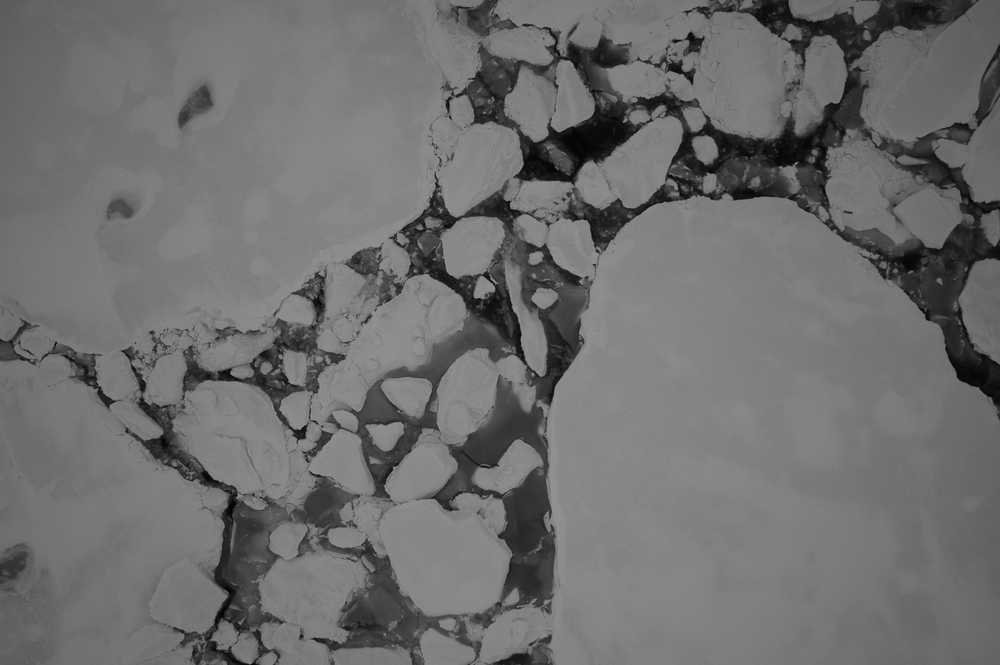
#> input picture simple-segmentation-and-fsd-scripts/images/images/ice1.png, 1000 x 665 px, shrunk from 3008 x 2000 before the run
$ python -i fsd_helper.py   (imports and definitions only)
#> lines starting #> are read from the running program, lines starting #| are printed output that depends on the picture; after the words box and inside, x2 and y2 are one past the last pixel; in counts of white or black regions, pixels touching at a corner belong together
## This script contains the functions necessary to get the FSD from an image.
## The number of bins can be specified by setting num_bins. The default is num_bins = 15.
## The floe size distribution can be computed using effective floe radius or floe area. The default is radius.

import numpy as np
import skimage
from skimage import io
from skimage.measure import label, regionprops, regionprops_table
from skimage.segmentation import clear_border, expand_labels
from skimage.color import label2rgb
import scipy
from PIL import Image

def segmentation(image_path, num_erosions = 5, diameter_threshold = 800, connectivity = 1, disk_size = 2):
    '''
    input: raw image
    output: segmented image

    This function segments images of ice floes. We make use of skimage.filters.threshold_otsu,
    skimage.morphology.binary_erosion, and skimage.morphology.diameter_closing. Erosional steps
    help to distinguish ice floes from on another. The high diameter threshold fills melt ponds.
    The disk size is a parameter in the erosion and the connectivity is a parameter in the hole
    filling. For the helicopter photos from HOTRAX 2005, these defaults worked well, but playing
    with them might result in more accurate segmentations.
    '''
#> called with image_path = 'images/images/ice1.png', num_erosions = 5, diameter_threshold = 800, connectivity = 1, disk_size = 2
    # Get image.
    im = io.imread(image_path)
#> im is the input picture: shape (665, 1000); min 2, max 154, mean 110

    # Make sure image is grayscale.
    if (np.array(im)).ndim == 3:
        im = skimage.color.rgb2gray(im)

    # Threshold.
    threshold = skimage.filters.threshold_otsu(im)
#> threshold = 86
    simple_threshold = (im < threshold)
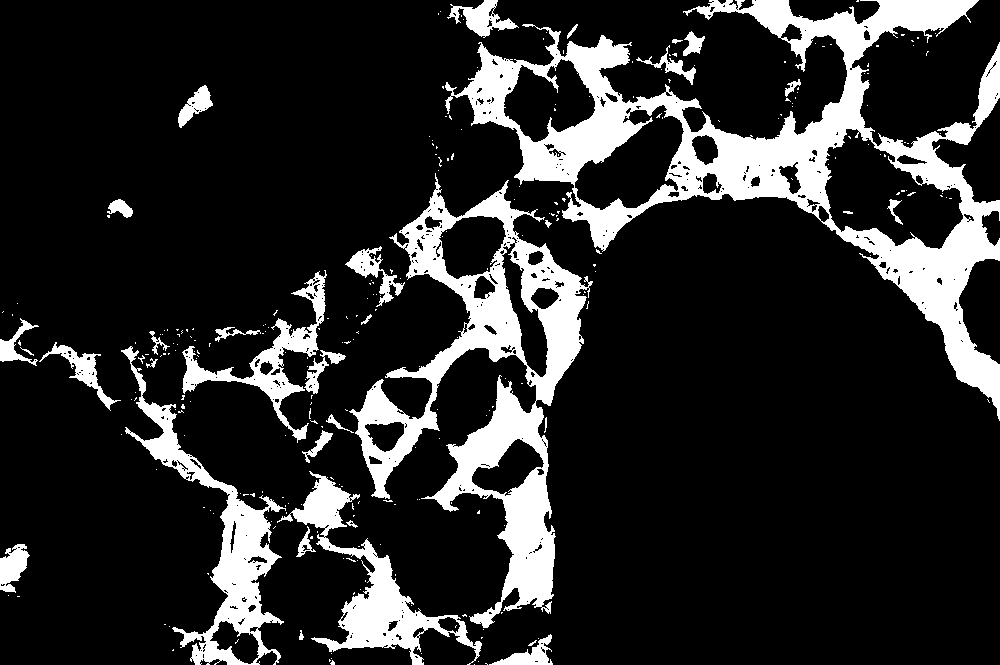
#> simple_threshold: shape (665, 1000) bool; 16.4% white; 281 white regions (246 under 20 px), largest, box (x1, y1, x2, y2) and area: (445, 0, 1000, 421) 47951, (349, 173, 593, 628) 29279, (121, 346, 286, 665) 9773
    simple_threshold = 1 - simple_threshold

    # Erode.
    i = 0
    eroded_threshold = simple_threshold
    while i < num_erosions:
        eroded_threshold = skimage.morphology.binary_erosion(eroded_threshold, skimage.morphology.disk(disk_size))
        i+=1
#> this loop made 5 passes
#> pass 1, in segmentation, `eroded_threshold = skimage.morphology.binary_erosion(eroded_threshold,..`:
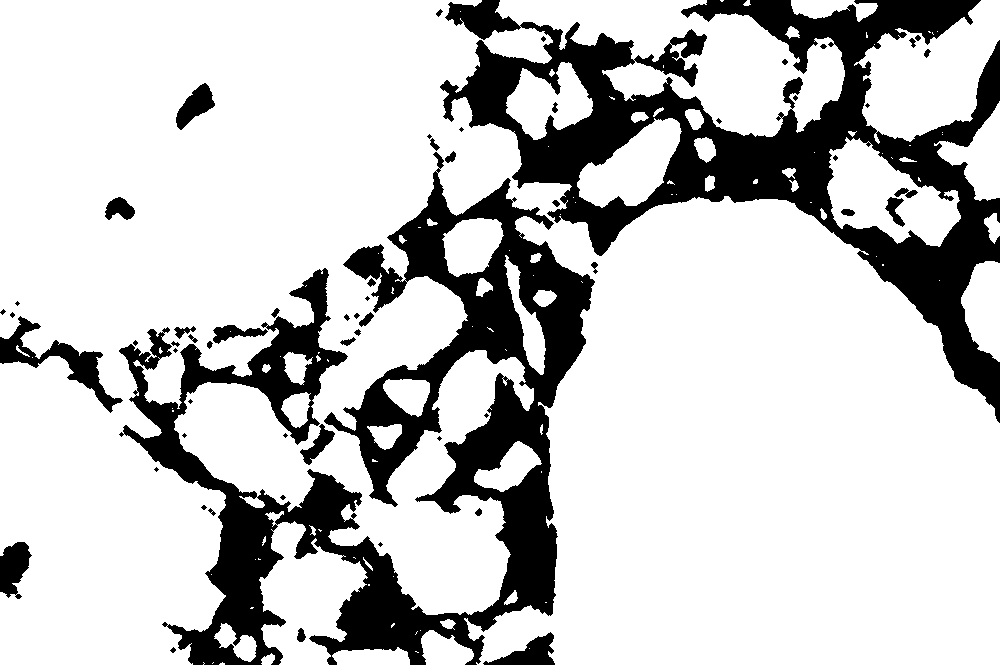
#> eroded_threshold: shape (665, 1000) bool; 78.2% white; 60 black regions (22 under 20 px), largest, box (x1, y1, x2, y2) and area: (119, 152, 595, 665) 72336, (440, 0, 1000, 423) 63071, (0, 316, 123, 413) 2688
#> pass 2, in segmentation, `eroded_threshold = skimage.morphology.binary_erosion(eroded_threshold,..`:
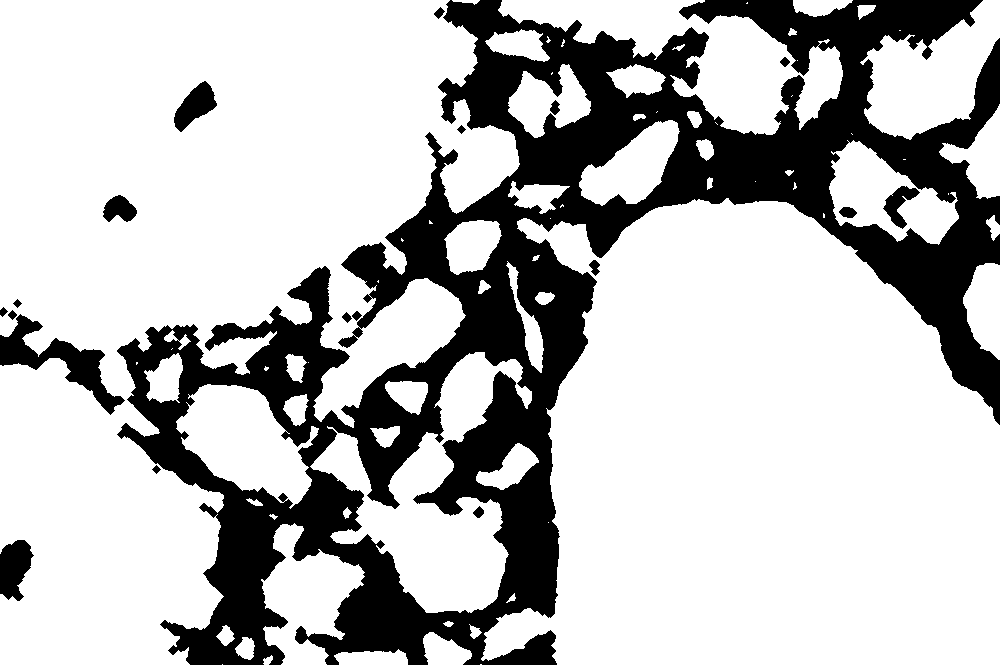
#> eroded_threshold: shape (665, 1000) bool; 74.1% white; 19 black regions, largest, box (x1, y1, x2, y2) and area: (117, 0, 1000, 665) 164188, (0, 314, 125, 415) 3503, (0, 540, 34, 601) 1433
#> pass 3, in segmentation, `eroded_threshold = skimage.morphology.binary_erosion(eroded_threshold,..`:
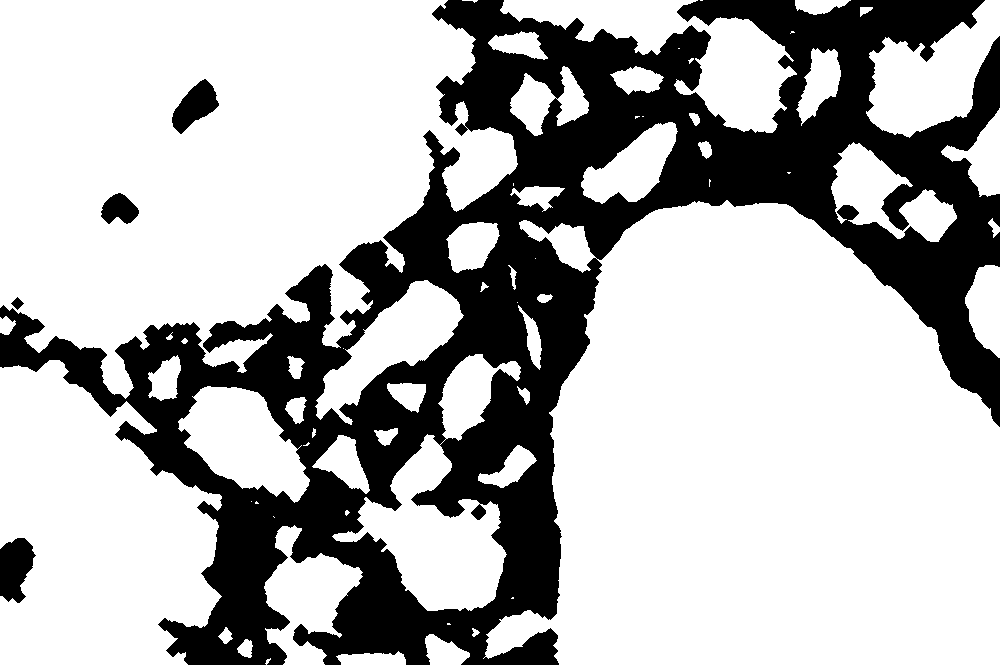
#> eroded_threshold: shape (665, 1000) bool; 70.5% white; 5 black regions, box (x1, y1, x2, y2) and area: (0, 0, 1000, 665) 192543, (0, 538, 36, 603) 1653, (172, 79, 219, 134) 1364, (101, 193, 139, 224) 788, (11, 297, 24, 310) 85
#> after the loop:
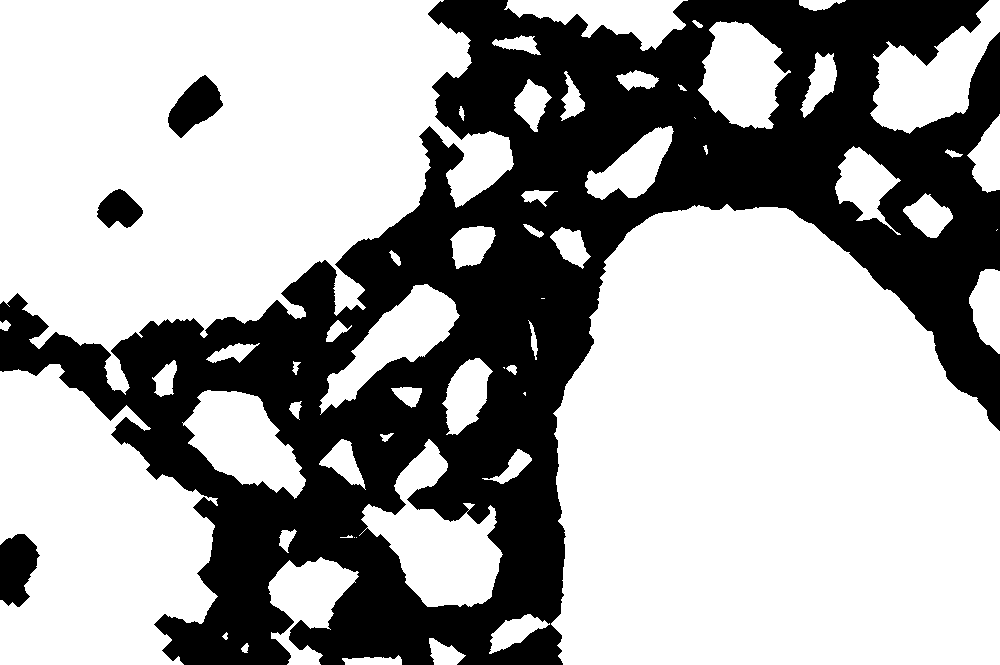
#> eroded_threshold: shape (665, 1000) bool; 64.3% white; 4 black regions, box (x1, y1, x2, y2) and area: (0, 0, 1000, 665) 231976, (0, 534, 40, 607) 2105, (168, 75, 223, 138) 1892, (97, 189, 143, 228) 1184
#> after the loop, i = 5

    # Fill holes and ponds.
    segmented_im = skimage.morphology.diameter_closing(eroded_threshold, diameter_threshold = diameter_threshold, connectivity = connectivity)
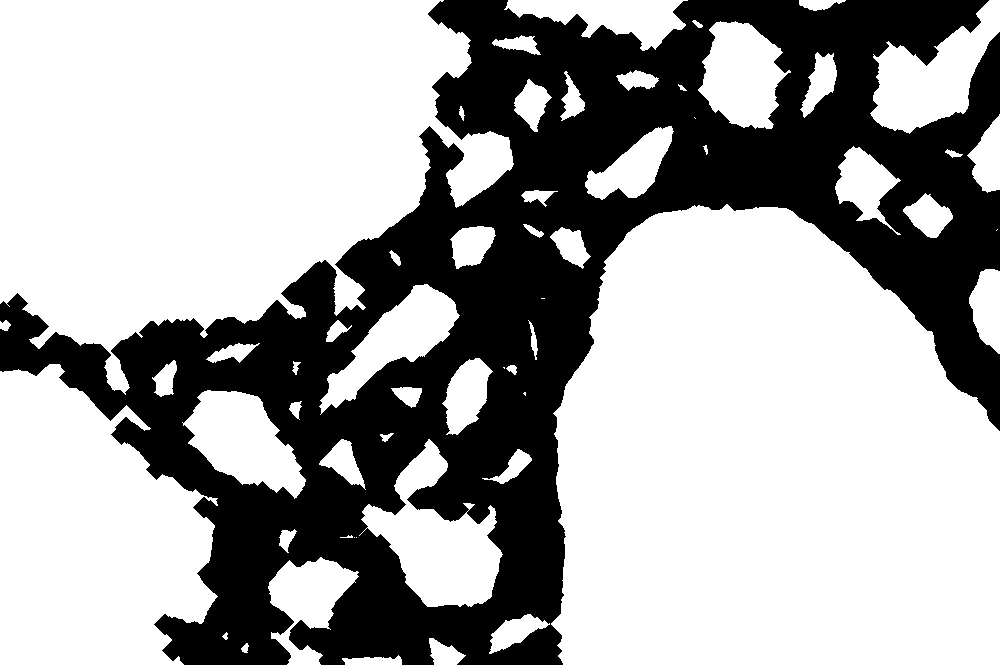
#> segmented_im: shape (665, 1000) bool; 65.1% white; 1 black region, box (x1, y1, x2, y2) and area: (0, 0, 1000, 665) 231976

    # Return segmentation.
    return segmented_im

# [67 lines left out: function FSD, not called in this run]

>>> result = segmentation('images/images/ice1.png')

$ run again, on simple-segmentation-and-fsd-scripts/images/images/ice10.png
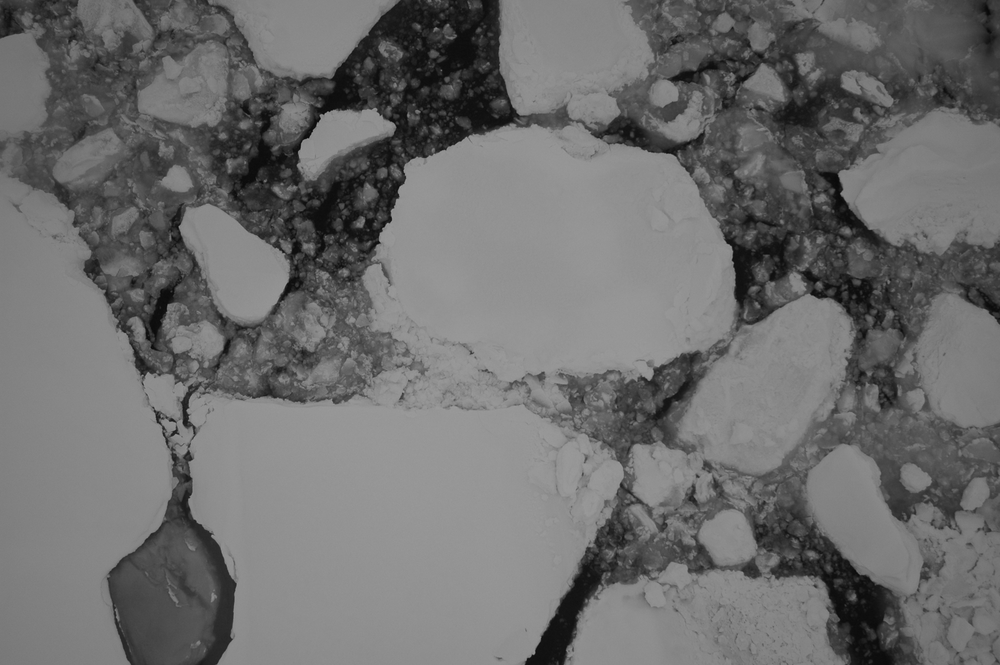
#> input picture simple-segmentation-and-fsd-scripts/images/images/ice10.png, 1000 x 665 px, shrunk from 3008 x 2000 before the run
#> in segmentation, im is the input picture: shape (665, 1000); min 6, max 159, mean 109
#> threshold = 99
#> in segmentation, `simple_threshold = (im < threshold)`:
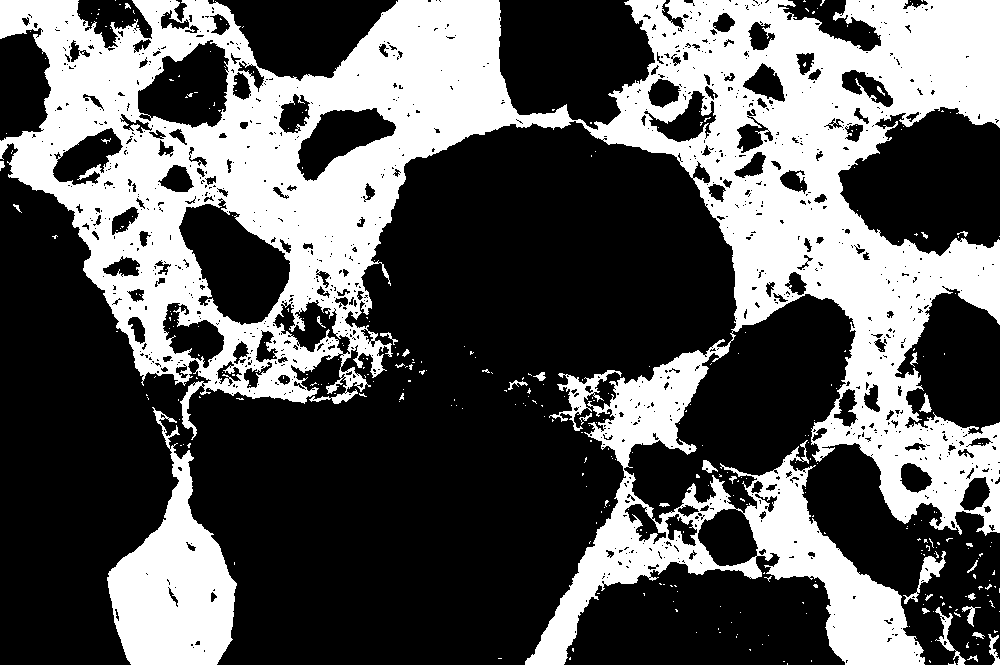
#> simple_threshold: shape (665, 1000) bool; 35.7% white; 355 white regions (321 under 20 px), largest, box (x1, y1, x2, y2) and area: (0, 0, 1000, 665) 216894, (107, 407, 237, 665) 16172, (549, 370, 622, 431) 1046
#> after the loop in segmentation, `while i < num_erosions:`: i = 5
#> in segmentation, `segmented_im = skimage.morphology.diameter_closing(eroded_threshold, d..`:
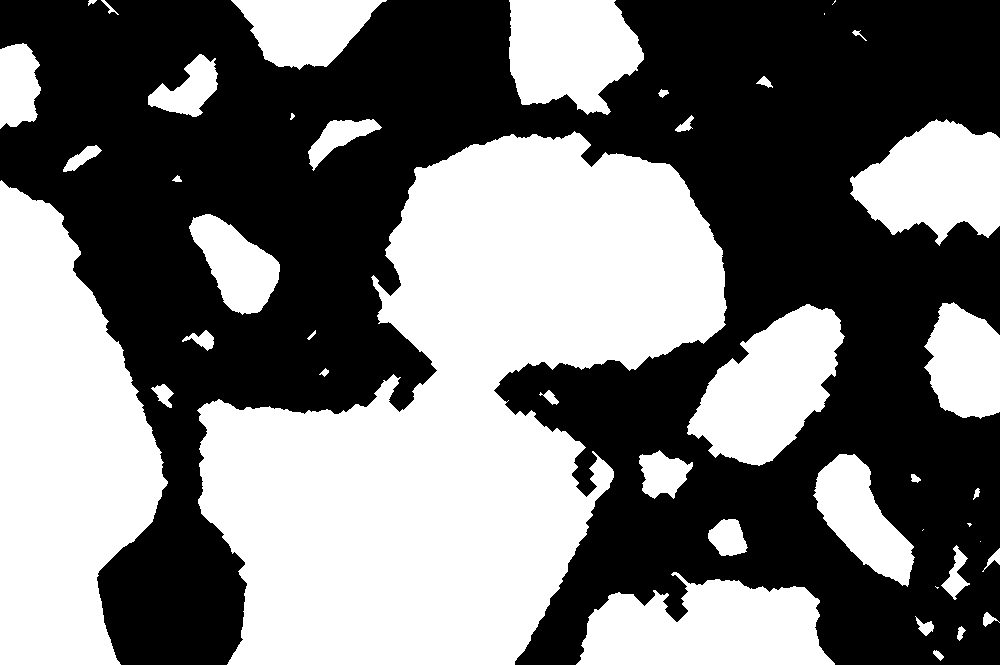
#> segmented_im: shape (665, 1000) bool; 46.1% white; 43 white regions (6 under 20 px), largest, box (x1, y1, x2, y2) and area: (197, 131, 727, 665) 157540, (0, 180, 168, 665) 54681, (576, 572, 835, 665) 16989

$ run again, on simple-segmentation-and-fsd-scripts/images/images/ice11.png
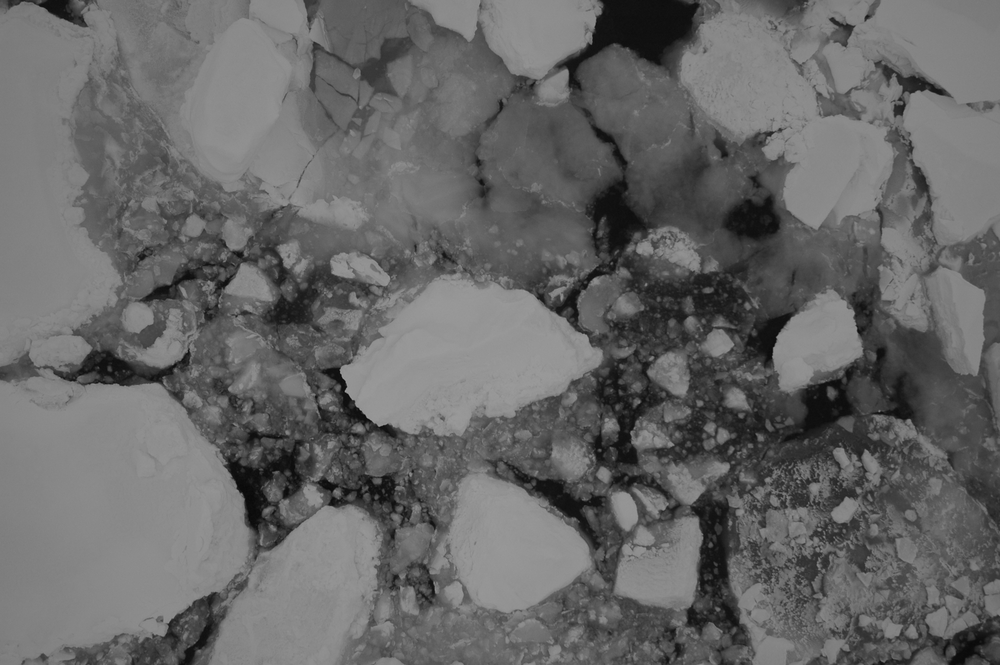
#> input picture simple-segmentation-and-fsd-scripts/images/images/ice11.png, 1000 x 665 px, shrunk from 3008 x 2000 before the run
#> in segmentation, im is the input picture: shape (665, 1000); min 7, max 162, mean 102.5
#> threshold = 98
#> in segmentation, `simple_threshold = (im < threshold)`:
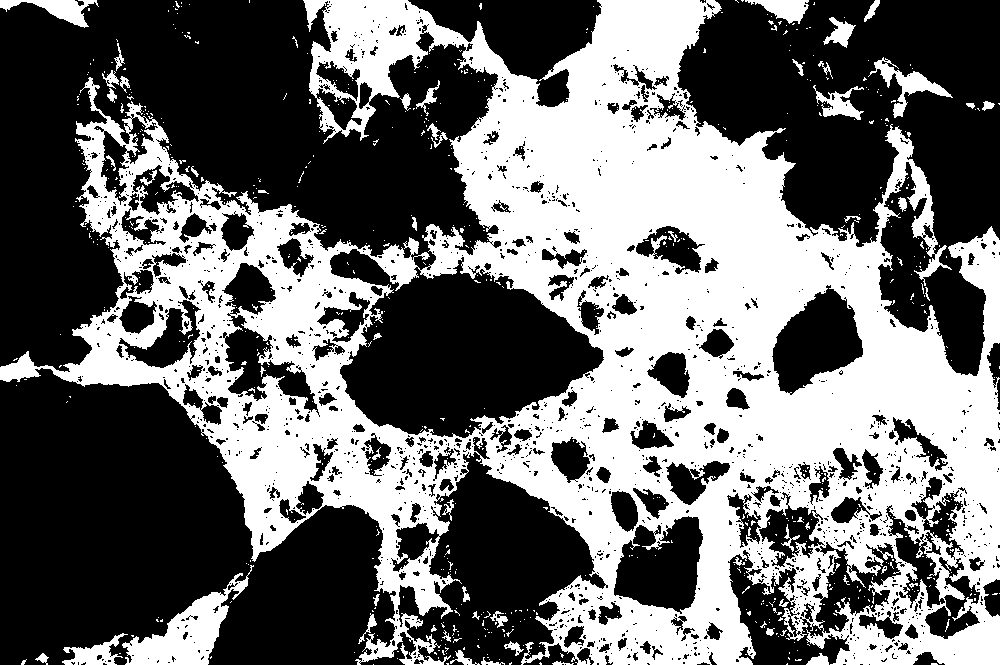
#> simple_threshold: shape (665, 1000) bool; 42.1% white; 708 white regions (652 under 20 px), largest, box (x1, y1, x2, y2) and area: (0, 0, 1000, 665) 265163, (122, 565, 254, 665) 4373, (868, 57, 953, 118) 1237
#> after the loop in segmentation, `while i < num_erosions:`: i = 5
#> in segmentation, `segmented_im = skimage.morphology.diameter_closing(eroded_threshold, d..`:
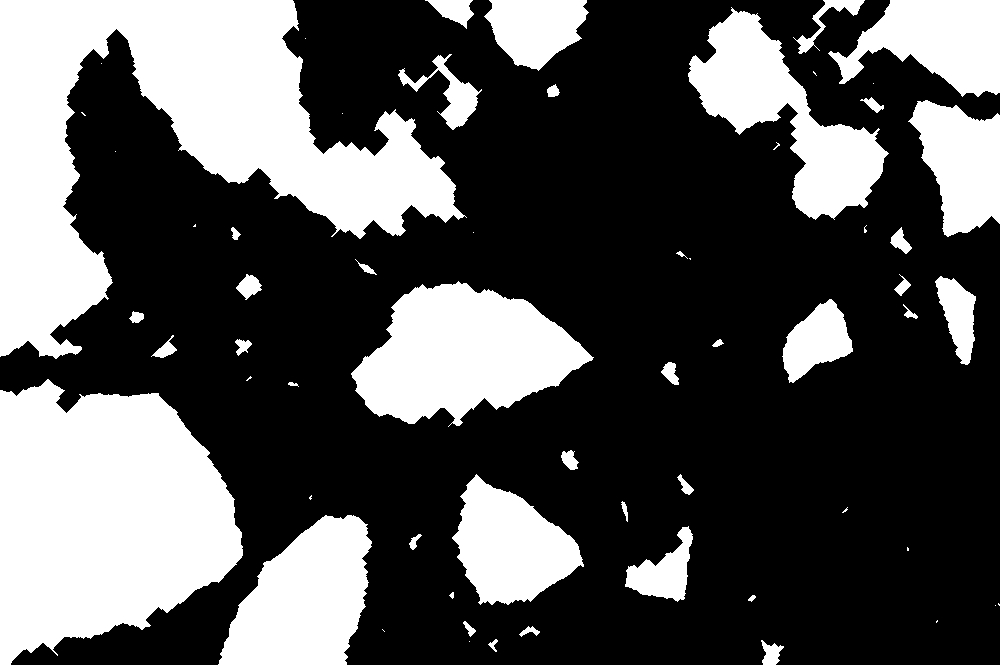
#> segmented_im: shape (665, 1000) bool; 33.2% white; 61 white regions (21 under 20 px), largest, box (x1, y1, x2, y2) and area: (0, 0, 467, 359) 68497, (0, 379, 243, 665) 50498, (351, 281, 594, 427) 21795
